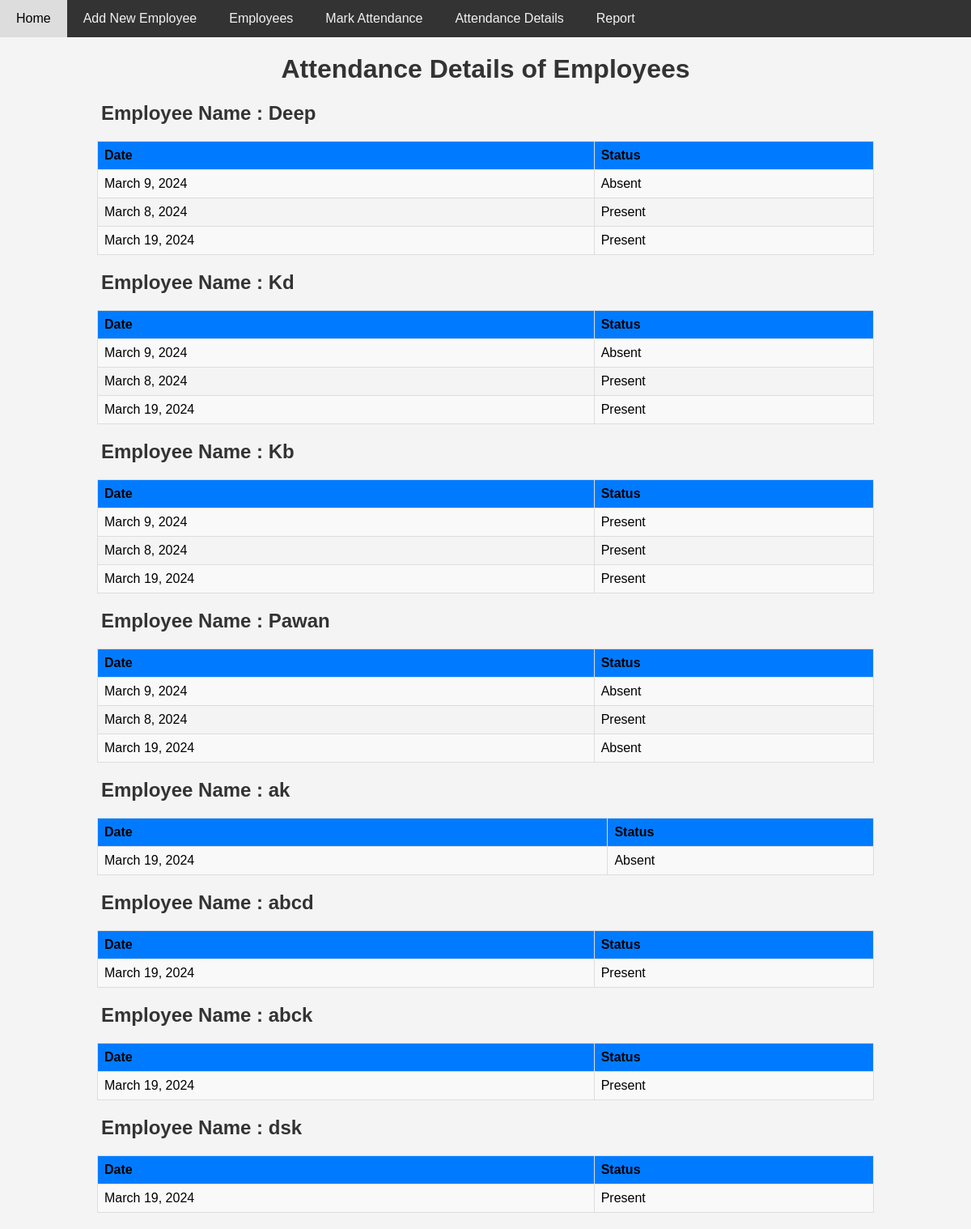
Page /attendance-details/ on the committed database.
### hrms_app/models.py (models this page shows, shortened)
class Employee(models.Model):
    name = models.CharField(max_length=100)
    designation = models.CharField(max_length=100)
    department = models.CharField(max_length=100)
    date_of_joining = models.DateField()
    def __str__(self):
        return self.name

class Attendance(models.Model):
    employee = models.ForeignKey(Employee, on_delete=models.CASCADE)
    attendance_date = models.DateField()
    status = models.CharField(max_length=10, choices=[('Present', 'Present'), ('Absent', 'Absent')])

### hrms_app/views.py (the view)
# urls.py: path('attendance-details/', views.attendance_details, name='attendance_details'),
def attendance_details(request):
    employees = Employee.objects.all()
    attendance_records = []
    for employee in employees:
        records = Attendance.objects.filter(employee=employee)
        attendance_records.append({'employee': employee, 'attendance_records': records})
    return render(request, 'hrms_app/attendance_details.html', {'attendance_records': attendance_records})

### hrms_app/templates/hrms_app/attendance_details.html (shortened to what this page needs)
{% include 'base.html' %}
<!DOCTYPE html>
<html lang="en">
<head>
</head>
<body>
    <h1>Attendance Details of Employees </h1>
    {% for att in attendance_records %}
    <h2>Employee Name : {{ att.employee }}</h2>
    <table>
        <tr>
            <th>Date</th>
            <th>Status</th>
        </tr>
        {% for record in att.attendance_records %}
        <tr>
            <td>{{ record.attendance_date }}</td>
            <td>{{ record.status }}</td>
        </tr>
        {% empty %}
        <tr>
            <td colspan="2">No attendance records found for this employee.</td>
        </tr>
        {% endfor %}
    </table>
    {% endfor %}
</body>
</html>

### hrms_app/templates/hrms_app/attendance_details.html (style rules this page uses)
body { font-family: Arial, sans-serif; background-color: #f4f4f4; margin: 0; padding: 0; }
h1 { color: #333; text-align: center; }
h2 { color: #333; margin-left: 125px; }
table { width: 80%; margin: 20px auto; border-collapse: collapse; }
th, td { border: 1px solid #ddd; padding: 8px; text-align: left; }
th { background-color: #007bff; }
tr:nth-child(even) { background-color: #f9f9f9; }

### rows in the picture
Employee: employee "Deep"
Attendance: attendance_date "March 9, 2024", status "Absent"
Attendance: attendance_date "March 8, 2024", status "Present"
Attendance: attendance_date "March 19, 2024", status "Present"
Employee: employee "Kd"
Attendance: attendance_date "March 9, 2024", status "Absent"
Attendance: attendance_date "March 8, 2024", status "Present"
Attendance: attendance_date "March 19, 2024", status "Present"
Employee: employee "Kb"
Attendance: attendance_date "March 9, 2024", status "Present"
Attendance: attendance_date "March 8, 2024", status "Present"
Attendance: attendance_date "March 19, 2024", status "Present"
Employee: employee "Pawan"
Attendance: attendance_date "March 9, 2024", status "Absent"
Attendance: attendance_date "March 8, 2024", status "Present"
Attendance: attendance_date "March 19, 2024", status "Absent"
Employee: employee "ak"
Attendance: attendance_date "March 19, 2024", status "Absent"
Employee: employee "abcd"
Attendance: attendance_date "March 19, 2024", status "Present"
Employee: employee "abck"
Attendance: attendance_date "March 19, 2024", status "Present"
Employee: employee "dsk"
Attendance: attendance_date "March 19, 2024", status "Present"
